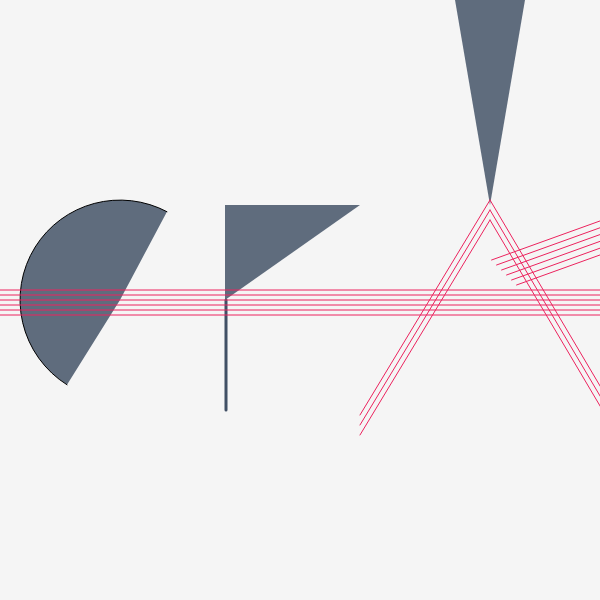
Frame 1 (no input)
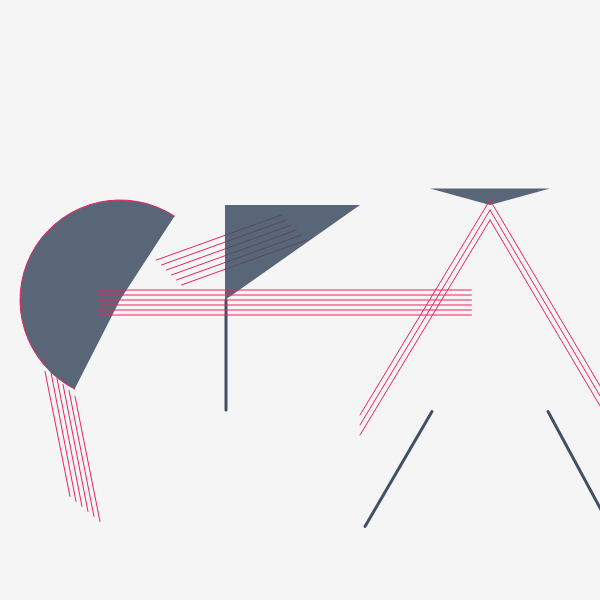
Frame 60 (no input)
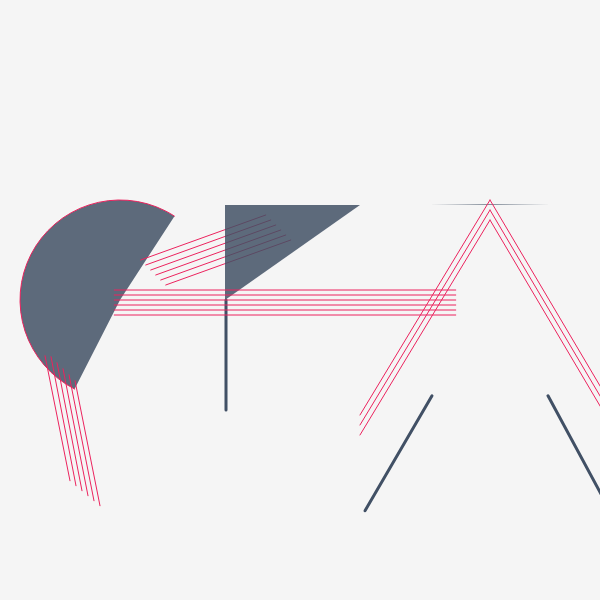
Frame 120 (the mouse pressed at the canvas centre since frame 60)

The p5.js sketch that drew these frames (run headless with seeded random() and noise() and a simulated clock; from frame 60 on, the mouse is pressed at the canvas centre):

// p5.js sketch
// ── sketch.js
/*
  Assignment: *Typography with Functions*
  Student: *Chaojun Fan*
  Pasadena City College, Term (F), 2019
  Prof. Masood Kamandy
  Project Description: *design: C,F,A. using some lines to make an animation.*
  Last Modified: 10/19/19
  */




function setup() {
  createCanvas(600, 600);
  angleMode(DEGREES);
}

function draw() {
  drawAll();
}

var offset = 0;
function drawAll() {
  var swing = int(random(-5, 5));
  var color = int(random(200, 255));
  offset = random(300, 500) - millis() / 5;
  if (offset < 0) {
    offset = 0;
  }
  background(245, 245, 245);
  strokeWeight(1);
  // text(str(mouseX), 10, 10);
  // text(str(mouseY), 300, 10);
  fill(65, 80, 101, color);
  drawC(swing, offset);
  drawF(offset);
  drawA(offset);
}


function drawC(swing, offset) {
  arc(120, 300, 200, 200, 120 + swing, 300 - swing);
  stroke(236, 35, 94);
  strokeWeight(1);
  for (var i = 0; i <= 25; i += 5) {
    line(170 + i + offset, 215 + i, 45 + i + offset, 260 + i);
    if (i > 1) {
      line(45 + i * 1.2, 260 + i * 1.2 - 5 + offset, 70 + i * 1.2, 385 + i + offset);
    } else {
      line(45 + i, 260 + i + offset, 70 + i, 385 + i + offset);
    }
  }
}


function drawF(offset) {
  noStroke();
  triangle(225, 205, 360, 205, 225, 300);
  // push();
  strokeWeight(3);
  stroke(65, 80, 101);
  line(226, 300, 226, 410);
  // pop();
  strokeWeight(1);
  stroke(236, 35, 94);
  for (var i = 0; i <= 25; i += 5) {
    line(210 - offset, 290 + i, 360 + offset, 290 + i);
  }
}

function drawA(offset) {
  noStroke();
  strokeWeight(3);
  triangle(490, 205, 550, 300 - offset, 430, 300 - offset);
  stroke(65, 80, 101);
  line(432, 300 + offset, 365, 415 + offset);
  line(548, 300 + offset, 610, 415 + offset);
  strokeWeight(1);
  stroke(236, 35, 94);
  for (var i = 0; i < 6; i += 1) {
    var p = i * 10;
    if (i < 3) {
      line(490, 200 + p, 360, 415 + p);
    } else {
      line(490, 170 + p, 635, 415 + p);
    }

  }
}
